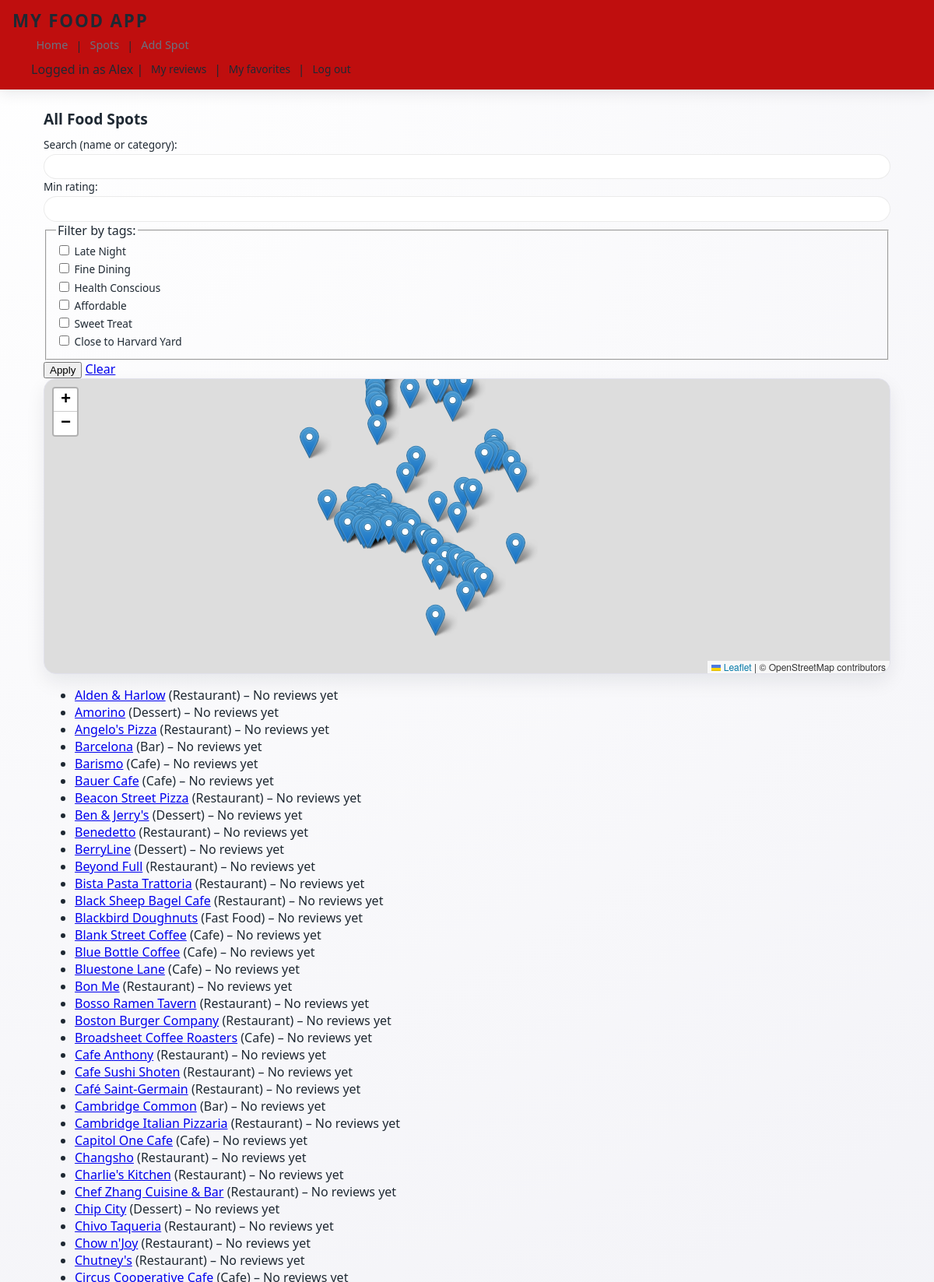
The app's page /spots (signed in, upper part) with its own data.
### tables this page shows
CREATE TABLE spots (
    id INTEGER PRIMARY KEY AUTOINCREMENT,
    name TEXT NOT NULL,
    category TEXT,
    latitude REAL,
    longitude REAL
, late_night INTEGER DEFAULT 0, fine_dining INTEGER DEFAULT 0, health_conscious INTEGER DEFAULT 0, affordable INTEGER DEFAULT 0, sweet_treat INTEGER DEFAULT 0, close INTEGER DEFAULT 0);

### app.py (the view)
@app.route("/spots")
def spots():
    if not session.get("user_id"):
        return redirect(url_for("login"))
    q = request.args.get("q")          # search keyword
    min_rating = request.args.get("min_rating")  # minimum average rating
    late_night = request.args.get("late_night")
    fine_dining = request.args.get("fine_dining")
    health_conscious = request.args.get("health_conscious")
    affordable = request.args.get("affordable")
    sweet_treat = request.args.get("sweet_treat")
    close_tag = request.args.get("close")
    db = get_db()
    query = """
        SELECT
            spots.id,
            spots.name,
            spots.category,
            spots.latitude,
            spots.longitude,
            spots.late_night,
            spots.fine_dining,
            spots.health_conscious,
            spots.affordable,
            spots.sweet_treat,
            spots.close,
            ROUND(AVG(reviews.rating), 1) AS avg_rating,
            COUNT(reviews.id) AS review_count
        FROM spots
        LEFT JOIN reviews ON reviews.spot_id = spots.id
    """
    conditions = []
    params = []
    if q:
        conditions.append("(spots.name LIKE ? OR spots.category LIKE ?)")
        like_term = f"%{q}%"
        params.extend([like_term, like_term])
    if late_night:
        conditions.append("spots.late_night = 1")
    if fine_dining:
        conditions.append("spots.fine_dining = 1")
    if health_conscious:
        conditions.append("spots.health_conscious = 1")
    if affordable:
        conditions.append("spots.affordable = 1")
    if sweet_treat:
        conditions.append("spots.sweet_treat = 1")
    if close_tag:
        conditions.append("spots.close = 1")
    if conditions:
        query += " WHERE " + " AND ".join(conditions)
    query += " GROUP BY spots.id"
    if min_rating:
        query += " HAVING avg_rating >= ?"
        params.append(float(min_rating))
    query += " ORDER BY spots.name"
    rows = db.execute(query, params).fetchall()
    db.close()
    spot_data = []
    for s in rows:
        spot_data.append({
            "id": s["id"],
            "name": s["name"],
            "category": s["category"],
            "latitude": s["latitude"],
            "longitude": s["longitude"],
            "avg_rating": s["avg_rating"],
            "review_count": s["review_count"],
            "late_night": s["late_night"],
            "fine_dining": s["fine_dining"],
            "health_conscious": s["health_conscious"],
            "affordable": s["affordable"],
            "sweet_treat": s["sweet_treat"],
            "close": s["close"],
        })
    return render_template("spots.html", spots=rows, spot_data=spot_data)

### app.py (called while the page is built)
def get_db():
    connection = sqlite3.connect("spots.db")
    connection.row_factory = sqlite3.Row  # lets us use column names later
    return connection

### templates/spots.html (shortened to what this page needs)
{% extends "layout.html" %}
{% block content %}
<h2>All Food Spots</h2>
<form method="GET" action="/spots">
  <label>Search (name or category):</label>
  <input
    type="text"
    name="q"
    value="{{ request.args.get('q', '') }}"
  >
  <label>Min rating:</label>
  <input
    type="number"
    name="min_rating"
    min="1"
    max="5"
    step="0.1"
    value="{{ request.args.get('min_rating', '') }}"
  >
  <fieldset>
    <legend>Filter by tags:</legend>
    <label>
      <input
        type="checkbox"
        name="late_night"
        value="1"
      >
      Late Night
    </label>
    <label>
      <input
        type="checkbox"
        name="fine_dining"
        value="1"
      >
      Fine Dining
    </label>
    <label>
      <input
        type="checkbox"
        name="health_conscious"
        value="1"
      >
      Health Conscious
    </label>
    <label>
      <input
        type="checkbox"
        name="affordable"
        value="1"
      >
      Affordable
    </label>
    <label>
      <input
        type="checkbox"
        name="sweet_treat"
        value="1"
      >
      Sweet Treat
    </label>
    <label>
      <input
        type="checkbox"
        name="close"
        value="1"
      >
      Close to Harvard Yard
    </label>
  </fieldset>
  <button type="submit">Apply</button>
  <a href="/spots">Clear</a>
</form>
<div id="spots-map" data-spots='{{ spot_data | tojson | safe }}'></div>
{% if spots %}
  <ul>
    {% for spot in spots %}
      <li>
        <a href="/spot/{{ spot['id'] }}">{{ spot["name"] }}</a>
        {% if spot["category"] %} ({{ spot["category"] }}) {% endif %}
        {% if spot["avg_rating"] is not none %}
         – {{ spot["avg_rating"] }}★
          ({{ spot["review_count"] }} review{% if spot["review_count"] != 1 %}s{% endif %})
        {% else %}
          – No reviews yet
        {% endif %}
      </li>
    {% endfor %}
  </ul>
{% else %}
  <p>No spots match your search.</p>
{% endif %}
{% endblock %}

### static/styles.css (style rules this page uses)
:root { --crimson: #a51c30; --dark-crimson: #7c1321; --background-page: #f4f4f8; --background-card: #ffffff; --faded-border: #e2e2ec; --text-main: #1f2933; --text-muted: #6b7280; --shadow-soft: 0 10px 25px rgba(15, 23, 42, 0.08); --radius-lg: 16px; --radius-md: 12px; --radius-pill: 999px; --max-width: 1120px; --transition-fast: 0.2s ease; --font-sans: system-ui, -apple-system, BlinkMacSystemFont, "SF Pro Text", "Helvetica Neue", Arial, sans-serif; }
*, *::before, *::after { box-sizing: border-box; }
html, body { margin: 0; padding: 0; }
body { font-family: var(--font-sans); background: radial-gradient(circle at top left, #ffffff 0, #f4f4f8 45%, #eaedf5 100%); color: var(--text-main); -webkit-font-smoothing: antialiased; }
main h2 { font-size: 1.2rem; margin-top: 0; margin-bottom: 0.6rem; }
form { margin-top: 0.5rem; }
label { display: block; font-size: 0.85rem; margin-bottom: 0.2rem; }
input[type="text"], input[type="email"], input[type="password"], input[type="number"], textarea, select { width: 100%; padding: 0.45rem 0.75rem; border-radius: var(--radius-pill); border: 1px solid rgba(0, 0, 0, 0.08); font-size: 0.9rem; outline: none; background: #ffffff; transition: border var(--transition-fast), box-shadow var(--transition-fast); }
#spots-map { width: 100%; height: 380px; min-height: 320px; display: block; border-radius: 16px; border: 1px solid #e2e2ec; box-shadow: 0 10px 25px rgba(15, 23, 42, 0.08); overflow: hidden; }

### records on screen
spots: name "Alden & Harlow", category "Restaurant", shows "– No reviews yet"
spots: name "Amorino", category "Dessert", shows "– No reviews yet"
spots: name "Angelo's Pizza", category "Restaurant", shows "– No reviews yet"
spots: name "Barcelona", category "Bar", shows "– No reviews yet"
spots: name "Barismo", category "Cafe", shows "– No reviews yet"
spots: name "Bauer Cafe", category "Cafe", shows "– No reviews yet"
spots: name "Beacon Street Pizza", category "Restaurant", shows "– No reviews yet"
spots: name "Ben & Jerry's", category "Dessert", shows "– No reviews yet"
spots: name "Benedetto", category "Restaurant", shows "– No reviews yet"
spots: name "BerryLine", category "Dessert", shows "– No reviews yet"
spots: name "Beyond Full", category "Restaurant", shows "– No reviews yet"
spots: name "Bista Pasta Trattoria", category "Restaurant", shows "– No reviews yet"
spots: name "Black Sheep Bagel Cafe", category "Restaurant", shows "– No reviews yet"
spots: name "Blackbird Doughnuts", category "Fast Food", shows "– No reviews yet"
spots: name "Blank Street Coffee", category "Cafe", shows "– No reviews yet"
spots: name "Blue Bottle Coffee", category "Cafe", shows "– No reviews yet"
spots: name "Bluestone Lane", category "Cafe", shows "– No reviews yet"
spots: name "Bon Me", category "Restaurant", shows "– No reviews yet"
spots: name "Bosso Ramen Tavern", category "Restaurant", shows "– No reviews yet"
spots: name "Boston Burger Company", category "Restaurant", shows "– No reviews yet"
spots: name "Broadsheet Coffee Roasters", category "Cafe", shows "– No reviews yet"
spots: name "Cafe Anthony", category "Restaurant", shows "– No reviews yet"
spots: name "Cafe Sushi Shoten", category "Restaurant", shows "– No reviews yet"
spots: name "Café Saint-Germain", category "Restaurant", shows "– No reviews yet"
spots: name "Cambridge Common", category "Bar", shows "– No reviews yet"
spots: name "Cambridge Italian Pizzaria", category "Restaurant", shows "– No reviews yet"
spots: name "Capitol One Cafe", category "Cafe", shows "– No reviews yet"
spots: name "Changsho", category "Restaurant", shows "– No reviews yet"
spots: name "Charlie's Kitchen", category "Restaurant", shows "– No reviews yet"
spots: name "Chef Zhang Cuisine & Bar", category "Restaurant", shows "– No reviews yet"
spots: name "Chip City", category "Dessert", shows "– No reviews yet"
spots: name "Chivo Taqueria", category "Restaurant", shows "– No reviews yet"
spots: name "Chow n'Joy", category "Restaurant", shows "– No reviews yet"
spots: name "Chutney's", category "Restaurant", shows "– No reviews yet"

### other values on screen
{{ session["username"] }} "Alex"
